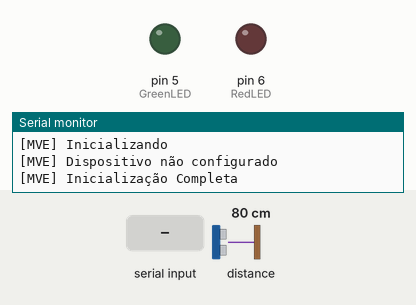
The sketch below on a simulated Arduino Uno, built with avr-gcc and run on an emulated ATmega328P. Parts: output pins drawn as LEDs (lit = HIGH), the last lines printed to the serial monitor. Inputs (shaded band) come from the test bench; at power-on: distance to the obstacle 80 cm. EEPROM starts erased.

Above: at 1.2 s.
1.3 s: "90,45\n" received over Serial
At 1.9 s:
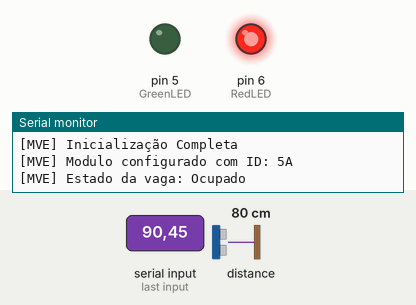
2.9 s: distance to the obstacle set to 197 cm
4.4 s: distance to the obstacle set to 205 cm
At 5.3 s:
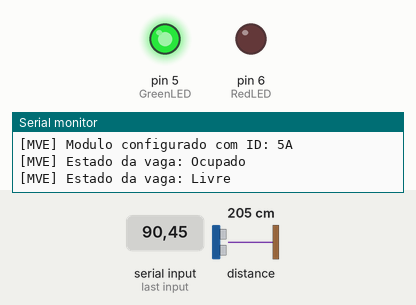
6.0 s: distance to the obstacle set to 2 cm
At 6.5 s:
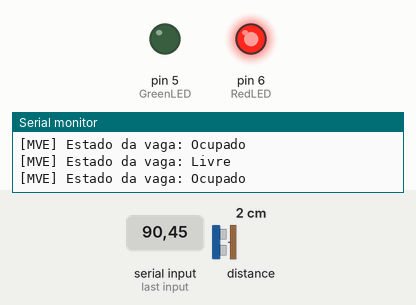
7.6 s: distance to the obstacle set to 250 cm
At 8.8 s:
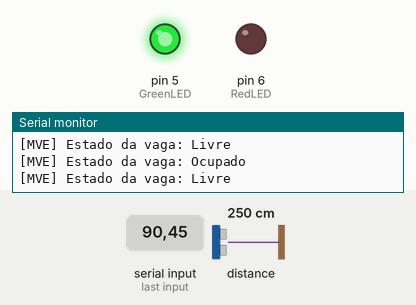
Timing chart, 0 to 10.2 s (numbered marks = the images above; inputs shaded):
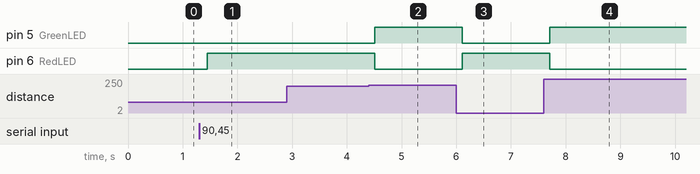

Measured:
- the behaviour switches between 200 and 201 cm on distance to the obstacle (found by bisection; images 1 and 2)
- after the input at 1.3 s, pin 6 (RedLED): LOW → HIGH after 0.15 s
- after the input at 2.9 s, every drawn part: stays the same
- after the input at 4.4 s, pin 5 (GreenLED): LOW → HIGH after 0.11 s; pin 6 (RedLED): HIGH → LOW after 0.11 s
- after the input at 6.0 s, pin 5 (GreenLED): HIGH → LOW after 0.11 s; pin 6 (RedLED): LOW → HIGH after 0.11 s
- after the input at 7.6 s, pin 5 (GreenLED): LOW → HIGH after 0.11 s; pin 6 (RedLED): HIGH → LOW after 0.11 s

The sketch:

MVE.ino
```cpp
// Bibliotecas necessárias para funcionamento dos
// módulos de comunicação e medição
#include <EEPROM.h>
#include <SPI.h>
#include <mcp2515.h>

#include "Adafruit_VL53L0X.h"

#define MVE_HEIGHT 300  // mm
#define HALT_TIME 5000  // ms
#define BASE_ADDR 0x00000000
#define GreenLED 5
#define RedLED 6

union ID {
    uint32_t full;
    byte partial[4];
};

// Instanciação dos objetos do sensor de distância e modulo de comunicação
Adafruit_VL53L0X lox = Adafruit_VL53L0X();
MCP2515 comModule(10);

// Declaração do tipo da estrutura que irá armazenar o frame da comunicação CAN
struct can_frame bufferMessage;

// aux stuff
bool isConfigured = false;
bool stringComplete = false;
String inString;
ID moduleId;

enum STATE { OCUPADO, LIVRE };
STATE state = OCUPADO;
STATE last_state = LIVRE;

void setup() {
    Serial.begin(9600);
    Serial.println("[MVE] Inicializando");
    for (int i = 0; i < 4; i++) {
        moduleId.partial[i] = EEPROM.read(i);
    }

    // Inicializa e configura o módulo de comunicação
    comModule.reset();
    comModule.setBitrate(CAN_125KBPS);
    comModule.setNormalMode();

    if (moduleId.full != 0xFFFFFFFF) {
        isConfigured = true;
        Serial.print("[MVE] Dispositivo ja configurado com ID: ");
        Serial.println(moduleId.full, HEX);
    } else {
        Serial.println("[MVE] Dispositivo não configurado");
    }

    // Inicializa o Sensor de distância
    while (!lox.begin()) {
    };

    // LEDs
    pinMode(GreenLED, OUTPUT);
    pinMode(RedLED, OUTPUT);

    digitalWrite(GreenLED, LOW);
    digitalWrite(RedLED, LOW);

    Serial.println("[MVE] Inicialização Completa");
}

void loop() {
    if (!isConfigured && stringComplete) {
        moduleId.full = BASE_ADDR + inString.toInt();
        for (int i = 0; i < 4; i++) {
            EEPROM.write(i, moduleId.partial[i]);
        }

        Serial.print("[MVE] Modulo configurado com ID: ");
        Serial.println(moduleId.full, HEX);

        stringComplete = false;
        isConfigured = true;
    }

    if (isConfigured) {
        VL53L0X_RangingMeasurementData_t Measurement;
        lox.rangingTest(&Measurement, false);
        state = getState(Measurement);
        // Serial.print("[MVE] Distancia medida: ");
        // Serial.println(Measurement.RangeMilliMeter);
        // Serial.print(last_state);
        // Serial.print(" | ");
        // Serial.println(state);
        delay(100);
        if (last_state != state) {
            last_state = state;
            if (state == LIVRE) {
                digitalWrite(GreenLED, HIGH);
                digitalWrite(RedLED, LOW);
                bufferMessage.can_id = moduleId.full;
                bufferMessage.can_dlc = 1;
                bufferMessage.data[0] = 0;
                comModule.sendMessage(&bufferMessage);
                Serial.println("[MVE] Estado da vaga: Livre");
            } else {
                digitalWrite(GreenLED, LOW);
                digitalWrite(RedLED, HIGH);
                bufferMessage.can_id = moduleId.full;
                bufferMessage.can_dlc = 1;
                bufferMessage.data[0] = 1;
                comModule.sendMessage(&bufferMessage);
                Serial.println("[MVE] Estado da vaga: Ocupado");
            }
        }
    }
    // delay(10);
}

void serialEvent() {
    while (Serial.available()) {
        char inChar = (char)Serial.read();
        inString += inChar;
        if (inChar == '\n') {
            stringComplete = true;
        }
    }
}

STATE getState(VL53L0X_RangingMeasurementData_t Measurement) {
    if (Measurement.RangeStatus != 4) {
        return OCUPADO;
    } else {
        return LIVRE;
    }
}
```
